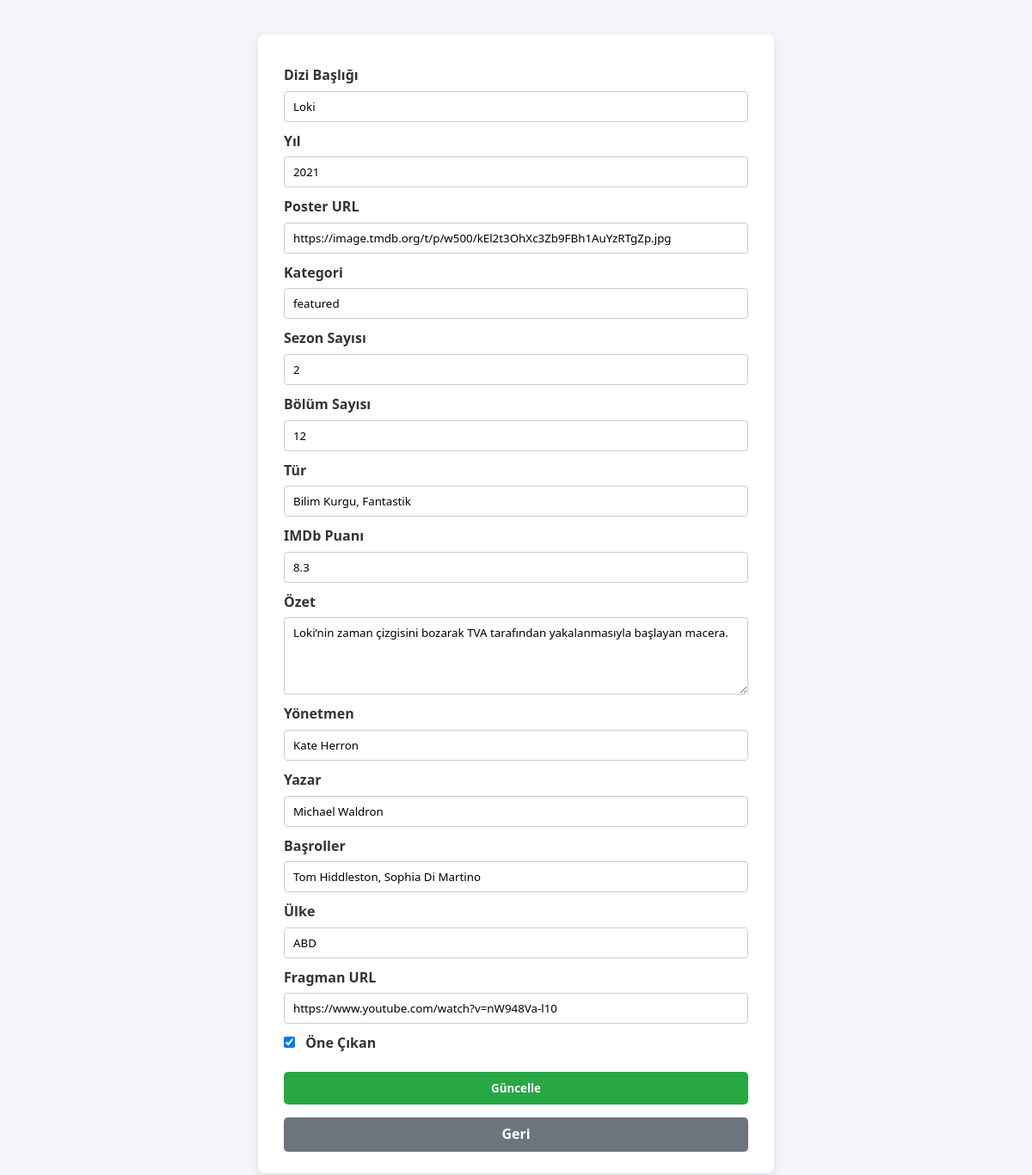
Screenshot of /admin/dizi_duzenle.php?id=23 (signed in) with the database file from the repository.
### tables this page shows
CREATE TABLE `diziler` (
  `id` int(11) NOT NULL,
  `baslik` varchar(255) NOT NULL,
  `yil` int(4) NOT NULL,
  `poster` varchar(500) NOT NULL,
  `kategori` varchar(50) DEFAULT 'all',
  `bolum_sayisi` int(11) DEFAULT NULL,
  `sezon_sayisi` int(11) DEFAULT NULL,
  `tur` varchar(255) DEFAULT NULL,
  `imdb_puani` decimal(3,1) DEFAULT NULL,
  `ozet` text DEFAULT NULL,
  `yonetmen` varchar(255) DEFAULT NULL,
  `yazar` varchar(255) DEFAULT NULL,
  `basroller` varchar(500) DEFAULT NULL,
  `ulke` varchar(100) DEFAULT NULL,
  `fragman_url` varchar(500) DEFAULT NULL,
  `one_cikan` tinyint(1) DEFAULT 0,
  `eklenme_tarihi` timestamp NOT NULL DEFAULT current_timestamp(),
  `basrollers` varchar(500) DEFAULT NULL
);

### admin/dizi_duzenle.php (the view, shortened to what this page needs)
<?php
require_once '../config.php';
$id = (int) $_GET['id'];
$stmt = $pdo->prepare("SELECT * FROM diziler WHERE id = ?");
$stmt->execute([$id]);
$dizi = $stmt->fetch(PDO::FETCH_ASSOC);
?>
<!DOCTYPE html>
<html lang="tr">
<head>
    <link rel="stylesheet" href="static/css/admin.css">
</head>
<body>
    <main class="admin-main2">
        <form method="POST" class="admin-form">
            <label>Dizi Başlığı</label>
            <input type="text" name="baslik" value="<?= htmlspecialchars($dizi['baslik']) ?>" required>
            <label>Yıl</label>
            <input type="number" name="yil" value="<?= htmlspecialchars($dizi['yil']) ?>" required>
            <label>Poster URL</label>
            <input type="text" name="poster" value="<?= htmlspecialchars($dizi['poster']) ?>">
            <label>Kategori</label>
            <input type="text" name="kategori" value="<?= htmlspecialchars($dizi['kategori']) ?>">
            <label>Sezon Sayısı</label>
            <input type="number" name="sezon_sayisi" value="<?= htmlspecialchars($dizi['sezon_sayisi']) ?>">
            <label>Bölüm Sayısı</label>
            <input type="number" name="bolum_sayisi" value="<?= htmlspecialchars($dizi['bolum_sayisi']) ?>">
            <label>Tür</label>
            <input type="text" name="tur" value="<?= htmlspecialchars($dizi['tur']) ?>">
            <label>IMDb Puanı</label>
            <input type="number" step="0.1" name="imdb_puani" value="<?= htmlspecialchars($dizi['imdb_puani']) ?>">
            <label>Özet</label>
            <textarea name="ozet" rows="4"><?= htmlspecialchars($dizi['ozet']) ?></textarea>
            <label>Yönetmen</label>
            <input type="text" name="yonetmen" value="<?= htmlspecialchars($dizi['yonetmen']) ?>">
            <label>Yazar</label>
            <input type="text" name="yazar" value="<?= htmlspecialchars($dizi['yazar']) ?>">
            <label>Başroller</label>
            <input type="text" name="basrollers" value="<?= htmlspecialchars($dizi['basrollers']) ?>">
            <label>Ülke</label>
            <input type="text" name="ulke" value="<?= htmlspecialchars($dizi['ulke']) ?>">
            <label>Fragman URL</label>
            <input type="text" name="fragman_url" value="<?= htmlspecialchars($dizi['fragman_url']) ?>">
            <label><input type="checkbox" name="one_cikan" <?= $dizi['one_cikan'] ? 'checked' : '' ?>> Öne Çıkan</label>
            <button type="submit" class="btn-kaydet">Güncelle</button>
            <a href="dashboard.php?page=diziler" class="btn-geri">Geri</a>
        </form>
    </main>
</body>
</html>

### admin/static/css/admin.css (style rules this page uses)
* { box-sizing: border-box; margin: 0; padding: 0; font-family: "Segoe UI", Tahoma, Geneva, Verdana, sans-serif; }
body { background-color: #f4f4f9; color: #333; line-height: 1.6; }
a { text-decoration: none; color: inherit; }
.admin-main2 { display: flex; justify-content: center; padding: 40px 20px; }
.admin-form { width: 100%; max-width: 600px; background-color: #fff; padding: 25px 30px; border-radius: 8px; box-shadow: 0 3px 10px rgba(0, 0, 0, 0.1); display: flex; flex-direction: column; }
.admin-form label { margin-top: 10px; margin-bottom: 5px; font-weight: bold; }
.admin-form input[type="text"], .admin-form input[type="number"], .admin-form input[type="url"], .admin-form textarea { padding: 8px 10px; border-radius: 4px; border: 1px solid #ccc; width: 100%; }
.admin-form textarea { resize: vertical; }
.btn-kaydet, .btn-geri { margin-top: 15px; padding: 10px 15px; border-radius: 5px; font-weight: bold; cursor: pointer; text-align: center; }
.btn-kaydet { background-color: #28a745; color: #fff; border: none; }
.btn-geri { display: inline-block; background-color: #6c757d; color: #fff; padding: 7px 15px !important; }
.admin-form input[type="checkbox"] { margin-right: 8px; }

### rows the page displays
diziler: baslik "Loki", yil "2021", poster "https://image.tmdb.org/t/p/w500/kEl2t3OhXc3Zb9FBh1AuYzRTgZp.jpg", kategori "featured", sezon_sayisi "2", bolum_sayisi "12", tur "Bilim Kurgu, Fantastik", imdb_puani "8.3", ozet "Loki’nin zaman çizgisini bozarak TVA tarafından yakalanmasıyla başlayan macera.", yonetmen "Kate Herron", yazar "Michael Waldron", basrollers "Tom Hiddleston, Sophia Di Martino", ulke "ABD", fragman_url "https://www.youtube.com/watch?v=nW948Va-l10", one_cikan "☑"
